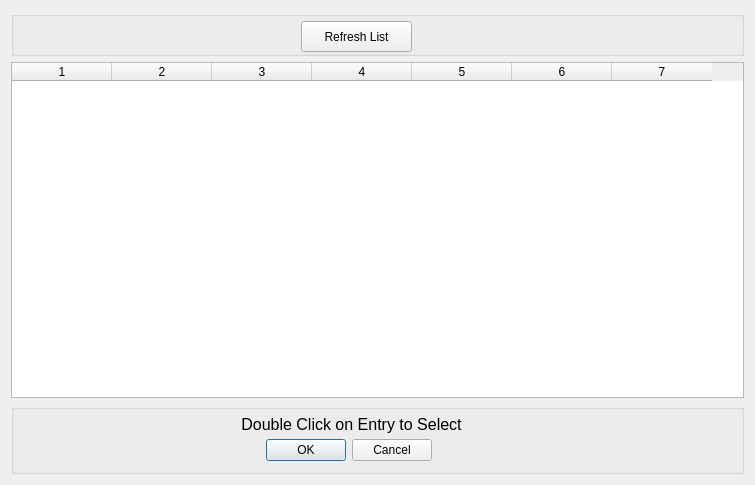
<?xml version="1.0" encoding="UTF-8"?>
<ui version="4.0">
 <class>CSdrDiscoverDlg</class>
 <widget class="QDialog" name="CSdrDiscoverDlg">
  <property name="geometry">
   <rect>
    <x>0</x>
    <y>0</y>
    <width>755</width>
    <height>485</height>
   </rect>
  </property>
  <property name="windowTitle">
   <string>Find SDR's on Internet</string>
  </property>
  <layout class="QVBoxLayout" name="verticalLayout">
   <item>
    <widget class="QGroupBox" name="groupBox1">
     <property name="minimumSize">
      <size>
       <width>215</width>
       <height>45</height>
      </size>
     </property>
     <property name="title">
      <string/>
     </property>
     <widget class="QPushButton" name="pushButtonFind">
      <property name="geometry">
       <rect>
        <x>290</x>
        <y>10</y>
        <width>111</width>
        <height>31</height>
       </rect>
      </property>
      <property name="toolTip">
       <string>Press to Find all SDR's on Network</string>
      </property>
      <property name="text">
       <string>Refresh List</string>
      </property>
     </widget>
    </widget>
   </item>
   <item>
    <widget class="QTableWidget" name="tableWidget">
     <property name="selectionMode">
      <enum>QAbstractItemView::SingleSelection</enum>
     </property>
     <property name="selectionBehavior">
      <enum>QAbstractItemView::SelectRows</enum>
     </property>
     <property name="rowCount">
      <number>0</number>
     </property>
     <property name="columnCount">
      <number>7</number>
     </property>
     <attribute name="horizontalHeaderDefaultSectionSize">
      <number>100</number>
     </attribute>
     <attribute name="verticalHeaderVisible">
      <bool>false</bool>
     </attribute>
     <column/>
     <column/>
     <column/>
     <column/>
     <column/>
     <column/>
     <column/>
    </widget>
   </item>
   <item>
    <widget class="QGroupBox" name="groupBox2">
     <property name="enabled">
      <bool>true</bool>
     </property>
     <property name="minimumSize">
      <size>
       <width>500</width>
       <height>70</height>
      </size>
     </property>
     <property name="title">
      <string/>
     </property>
     <widget class="QDialogButtonBox" name="buttonBox">
      <property name="geometry">
       <rect>
        <x>250</x>
        <y>30</y>
        <width>171</width>
        <height>32</height>
       </rect>
      </property>
      <property name="orientation">
       <enum>Qt::Horizontal</enum>
      </property>
      <property name="standardButtons">
       <set>QDialogButtonBox::Cancel|QDialogButtonBox::Ok</set>
      </property>
     </widget>
     <widget class="QLabel" name="label">
      <property name="geometry">
       <rect>
        <x>200</x>
        <y>10</y>
        <width>281</width>
        <height>20</height>
       </rect>
      </property>
      <property name="font">
       <font>
        <pointsize>12</pointsize>
        <weight>50</weight>
        <bold>false</bold>
        <underline>false</underline>
       </font>
      </property>
      <property name="text">
       <string>Double Click on Entry to Select</string>
      </property>
      <property name="alignment">
       <set>Qt::AlignCenter</set>
      </property>
     </widget>
    </widget>
   </item>
  </layout>
 </widget>
 <resources/>
 <connections>
  <connection>
   <sender>buttonBox</sender>
   <signal>accepted()</signal>
   <receiver>CSdrDiscoverDlg</receiver>
   <slot>accept()</slot>
   <hints>
    <hint type="sourcelabel">
     <x>248</x>
     <y>254</y>
    </hint>
    <hint type="destinationlabel">
     <x>157</x>
     <y>274</y>
    </hint>
   </hints>
  </connection>
  <connection>
   <sender>buttonBox</sender>
   <signal>rejected()</signal>
   <receiver>CSdrDiscoverDlg</receiver>
   <slot>reject()</slot>
   <hints>
    <hint type="sourcelabel">
     <x>316</x>
     <y>260</y>
    </hint>
    <hint type="destinationlabel">
     <x>286</x>
     <y>274</y>
    </hint>
   </hints>
  </connection>
  <connection>
   <sender>pushButtonFind</sender>
   <signal>clicked()</signal>
   <receiver>CSdrDiscoverDlg</receiver>
   <slot>OnFind()</slot>
   <hints>
    <hint type="sourcelabel">
     <x>171</x>
     <y>21</y>
    </hint>
    <hint type="destinationlabel">
     <x>137</x>
     <y>22</y>
    </hint>
   </hints>
  </connection>
  <connection>
   <sender>tableWidget</sender>
   <signal>itemDoubleClicked(QTableWidgetItem*)</signal>
   <receiver>CSdrDiscoverDlg</receiver>
   <slot>OnTableItemDoubleClick(QTableWidgetItem*)</slot>
   <hints>
    <hint type="sourcelabel">
     <x>603</x>
     <y>232</y>
    </hint>
    <hint type="destinationlabel">
     <x>574</x>
     <y>322</y>
    </hint>
   </hints>
  </connection>
 </connections>
 <slots>
  <slot>OnFind()</slot>
  <slot>OnItemDoubleClick(QListWidgetItem*)</slot>
  <slot>OnTableItemDoubleClick(QTableWidgetItem*)</slot>
 </slots>
</ui>
